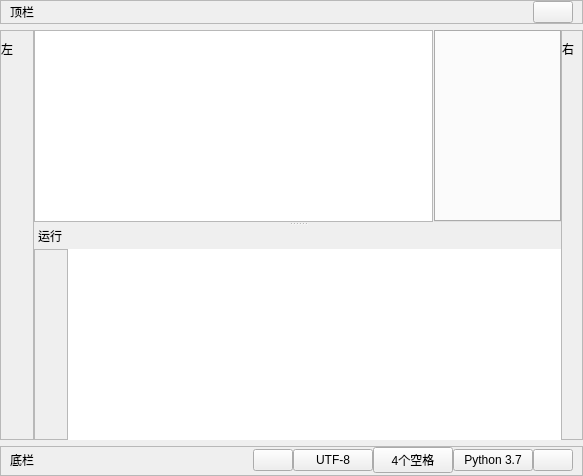
<?xml version="1.0" encoding="UTF-8"?>
<ui version="4.0">
 <class>Form</class>
 <widget class="QWidget" name="Form">
  <property name="geometry">
   <rect>
    <x>0</x>
    <y>0</y>
    <width>583</width>
    <height>476</height>
   </rect>
  </property>
  <property name="windowTitle">
   <string>Form</string>
  </property>
  <layout class="QVBoxLayout" name="verticalLayout_5">
   <property name="leftMargin">
    <number>0</number>
   </property>
   <property name="topMargin">
    <number>0</number>
   </property>
   <property name="rightMargin">
    <number>0</number>
   </property>
   <property name="bottomMargin">
    <number>0</number>
   </property>
   <item>
    <widget class="QFrame" name="frame_6">
     <property name="styleSheet">
      <string notr="true"/>
     </property>
     <property name="frameShape">
      <enum>QFrame::StyledPanel</enum>
     </property>
     <property name="frameShadow">
      <enum>QFrame::Raised</enum>
     </property>
     <layout class="QHBoxLayout" name="horizontalLayout_4">
      <property name="topMargin">
       <number>0</number>
      </property>
      <property name="bottomMargin">
       <number>0</number>
      </property>
      <item>
       <widget class="QLabel" name="label_4">
        <property name="text">
         <string>顶栏</string>
        </property>
       </widget>
      </item>
      <item>
       <spacer name="horizontalSpacer_2">
        <property name="orientation">
         <enum>Qt::Horizontal</enum>
        </property>
        <property name="sizeHint" stdset="0">
         <size>
          <width>40</width>
          <height>20</height>
         </size>
        </property>
       </spacer>
      </item>
      <item>
       <widget class="QPushButton" name="pushButton_5">
        <property name="text">
         <string/>
        </property>
        <property name="icon">
         <iconset resource="../sources/ide_sources.qrc">
          <normaloff>:/icon/icf_gear.svg</normaloff>:/icon/icf_gear.svg</iconset>
        </property>
       </widget>
      </item>
     </layout>
    </widget>
   </item>
   <item>
    <layout class="QHBoxLayout" name="horizontalLayout_2" stretch="0,100,0">
     <property name="spacing">
      <number>0</number>
     </property>
     <item>
      <widget class="QFrame" name="frame_3">
       <property name="styleSheet">
        <string notr="true">QPushButton{border:none;font-family: 微软雅黑}
QPushButton:hover{background: lightgray}</string>
       </property>
       <property name="frameShape">
        <enum>QFrame::StyledPanel</enum>
       </property>
       <property name="frameShadow">
        <enum>QFrame::Raised</enum>
       </property>
       <layout class="QVBoxLayout" name="verticalLayout_3">
        <property name="leftMargin">
         <number>0</number>
        </property>
        <property name="rightMargin">
         <number>0</number>
        </property>
        <item>
         <widget class="QLabel" name="label">
          <property name="text">
           <string>左</string>
          </property>
         </widget>
        </item>
        <item>
         <widget class="QPushButton" name="pushButton_4">
          <property name="layoutDirection">
           <enum>Qt::LeftToRight</enum>
          </property>
          <property name="text">
           <string/>
          </property>
          <property name="icon">
           <iconset resource="../sources/ide_sources.qrc">
            <normaloff>:/icon/24gf-folderOpen.svg</normaloff>:/icon/24gf-folderOpen.svg</iconset>
          </property>
          <property name="checkable">
           <bool>true</bool>
          </property>
         </widget>
        </item>
        <item>
         <spacer name="verticalSpacer_2">
          <property name="orientation">
           <enum>Qt::Vertical</enum>
          </property>
          <property name="sizeHint" stdset="0">
           <size>
            <width>20</width>
            <height>40</height>
           </size>
          </property>
         </spacer>
        </item>
       </layout>
      </widget>
     </item>
     <item>
      <widget class="QSplitter" name="splitter_2">
       <property name="orientation">
        <enum>Qt::Vertical</enum>
       </property>
       <widget class="QSplitter" name="splitter">
        <property name="orientation">
         <enum>Qt::Horizontal</enum>
        </property>
        <property name="handleWidth">
         <number>1</number>
        </property>
        <widget class="QFrame" name="frame_2">
         <property name="frameShape">
          <enum>QFrame::NoFrame</enum>
         </property>
         <property name="frameShadow">
          <enum>QFrame::Raised</enum>
         </property>
         <layout class="QVBoxLayout" name="verticalLayout_2">
          <property name="spacing">
           <number>0</number>
          </property>
          <property name="leftMargin">
           <number>0</number>
          </property>
          <property name="topMargin">
           <number>0</number>
          </property>
          <property name="rightMargin">
           <number>0</number>
          </property>
          <property name="bottomMargin">
           <number>0</number>
          </property>
          <item>
           <widget class="DragTreeView" name="treeView">
            <property name="acceptDrops">
             <bool>true</bool>
            </property>
            <property name="dragEnabled">
             <bool>true</bool>
            </property>
            <property name="dragDropOverwriteMode">
             <bool>false</bool>
            </property>
            <property name="dragDropMode">
             <enum>QAbstractItemView::DragDrop</enum>
            </property>
            <property name="defaultDropAction">
             <enum>Qt::MoveAction</enum>
            </property>
            <property name="alternatingRowColors">
             <bool>false</bool>
            </property>
            <property name="textElideMode">
             <enum>Qt::ElideNone</enum>
            </property>
           </widget>
          </item>
         </layout>
        </widget>
        <widget class="CodeTabWidget" name="tabWidget">
         <property name="currentIndex">
          <number>-1</number>
         </property>
         <property name="elideMode">
          <enum>Qt::ElideRight</enum>
         </property>
         <property name="tabsClosable">
          <bool>true</bool>
         </property>
         <property name="movable">
          <bool>true</bool>
         </property>
        </widget>
       </widget>
       <widget class="QWidget" name="layoutWidget">
        <layout class="QVBoxLayout" name="verticalLayout_6">
         <property name="spacing">
          <number>3</number>
         </property>
         <item>
          <widget class="QFrame" name="frame_8">
           <property name="frameShape">
            <enum>QFrame::NoFrame</enum>
           </property>
           <property name="frameShadow">
            <enum>QFrame::Raised</enum>
           </property>
           <layout class="QHBoxLayout" name="horizontalLayout">
            <property name="spacing">
             <number>0</number>
            </property>
            <property name="leftMargin">
             <number>0</number>
            </property>
            <property name="topMargin">
             <number>0</number>
            </property>
            <property name="rightMargin">
             <number>0</number>
            </property>
            <property name="bottomMargin">
             <number>0</number>
            </property>
            <item>
             <widget class="QLabel" name="label_5">
              <property name="text">
               <string>运行</string>
              </property>
              <property name="indent">
               <number>4</number>
              </property>
             </widget>
            </item>
            <item>
             <spacer name="horizontalSpacer_3">
              <property name="orientation">
               <enum>Qt::Horizontal</enum>
              </property>
              <property name="sizeHint" stdset="0">
               <size>
                <width>40</width>
                <height>20</height>
               </size>
              </property>
             </spacer>
            </item>
           </layout>
          </widget>
         </item>
         <item>
          <widget class="QFrame" name="frame_7">
           <property name="minimumSize">
            <size>
             <width>61</width>
             <height>0</height>
            </size>
           </property>
           <property name="frameShape">
            <enum>QFrame::NoFrame</enum>
           </property>
           <property name="frameShadow">
            <enum>QFrame::Raised</enum>
           </property>
           <layout class="QHBoxLayout" name="horizontalLayout_5">
            <property name="spacing">
             <number>0</number>
            </property>
            <property name="leftMargin">
             <number>0</number>
            </property>
            <property name="topMargin">
             <number>0</number>
            </property>
            <property name="rightMargin">
             <number>0</number>
            </property>
            <property name="bottomMargin">
             <number>0</number>
            </property>
            <item>
             <widget class="QFrame" name="frame">
              <property name="frameShape">
               <enum>QFrame::StyledPanel</enum>
              </property>
              <property name="frameShadow">
               <enum>QFrame::Raised</enum>
              </property>
              <layout class="QVBoxLayout" name="verticalLayout">
               <property name="spacing">
                <number>3</number>
               </property>
               <property name="leftMargin">
                <number>0</number>
               </property>
               <property name="topMargin">
                <number>0</number>
               </property>
               <property name="rightMargin">
                <number>0</number>
               </property>
               <property name="bottomMargin">
                <number>0</number>
               </property>
               <item>
                <widget class="QPushButton" name="pushButton">
                 <property name="cursor">
                  <cursorShape>PointingHandCursor</cursorShape>
                 </property>
                 <property name="styleSheet">
                  <string notr="true">QPushButton{border:none}</string>
                 </property>
                 <property name="text">
                  <string/>
                 </property>
                 <property name="icon">
                  <iconset resource="../sources/ide_sources.qrc">
                   <normaloff>:/icon/运行，调试.svg</normaloff>:/icon/运行，调试.svg</iconset>
                 </property>
                 <property name="iconSize">
                  <size>
                   <width>13</width>
                   <height>13</height>
                  </size>
                 </property>
                </widget>
               </item>
               <item>
                <spacer name="verticalSpacer">
                 <property name="orientation">
                  <enum>Qt::Vertical</enum>
                 </property>
                 <property name="sizeHint" stdset="0">
                  <size>
                   <width>20</width>
                   <height>40</height>
                  </size>
                 </property>
                </spacer>
               </item>
              </layout>
             </widget>
            </item>
            <item>
             <widget class="QTextBrowser" name="textBrowser">
              <property name="frameShape">
               <enum>QFrame::NoFrame</enum>
              </property>
             </widget>
            </item>
           </layout>
          </widget>
         </item>
        </layout>
       </widget>
      </widget>
     </item>
     <item>
      <widget class="QFrame" name="frame_4">
       <property name="frameShape">
        <enum>QFrame::StyledPanel</enum>
       </property>
       <property name="frameShadow">
        <enum>QFrame::Raised</enum>
       </property>
       <layout class="QVBoxLayout" name="verticalLayout_4">
        <property name="leftMargin">
         <number>0</number>
        </property>
        <property name="rightMargin">
         <number>0</number>
        </property>
        <item>
         <widget class="QLabel" name="label_2">
          <property name="text">
           <string>右</string>
          </property>
         </widget>
        </item>
        <item>
         <spacer name="verticalSpacer_3">
          <property name="orientation">
           <enum>Qt::Vertical</enum>
          </property>
          <property name="sizeHint" stdset="0">
           <size>
            <width>20</width>
            <height>40</height>
           </size>
          </property>
         </spacer>
        </item>
       </layout>
      </widget>
     </item>
    </layout>
   </item>
   <item>
    <widget class="QFrame" name="frame_5">
     <property name="styleSheet">
      <string notr="true"/>
     </property>
     <property name="frameShape">
      <enum>QFrame::StyledPanel</enum>
     </property>
     <property name="frameShadow">
      <enum>QFrame::Raised</enum>
     </property>
     <layout class="QHBoxLayout" name="horizontalLayout_3">
      <property name="spacing">
       <number>0</number>
      </property>
      <property name="topMargin">
       <number>0</number>
      </property>
      <property name="bottomMargin">
       <number>2</number>
      </property>
      <item>
       <widget class="QLabel" name="label_3">
        <property name="styleSheet">
         <string notr="true"/>
        </property>
        <property name="text">
         <string>底栏</string>
        </property>
       </widget>
      </item>
      <item>
       <spacer name="horizontalSpacer">
        <property name="orientation">
         <enum>Qt::Horizontal</enum>
        </property>
        <property name="sizeHint" stdset="0">
         <size>
          <width>40</width>
          <height>20</height>
         </size>
        </property>
       </spacer>
      </item>
      <item>
       <widget class="QPushButton" name="pushButton_8">
        <property name="text">
         <string/>
        </property>
       </widget>
      </item>
      <item>
       <widget class="QPushButton" name="pushButton_7">
        <property name="text">
         <string>UTF-8</string>
        </property>
       </widget>
      </item>
      <item>
       <widget class="QPushButton" name="pushButton_6">
        <property name="text">
         <string>4个空格</string>
        </property>
       </widget>
      </item>
      <item>
       <widget class="QPushButton" name="pushButton_2">
        <property name="text">
         <string>Python 3.7</string>
        </property>
       </widget>
      </item>
      <item>
       <widget class="QPushButton" name="pushButton_3">
        <property name="text">
         <string/>
        </property>
        <property name="icon">
         <iconset resource="../sources/ide_sources.qrc">
          <normaloff>:/icon/icf_lock_open.svg</normaloff>:/icon/icf_lock_open.svg</iconset>
        </property>
        <property name="iconSize">
         <size>
          <width>15</width>
          <height>15</height>
         </size>
        </property>
       </widget>
      </item>
     </layout>
    </widget>
   </item>
  </layout>
 </widget>
 <customwidgets>
  <customwidget>
   <class>DragTreeView</class>
   <extends>QTreeView</extends>
   <header location="global">components</header>
  </customwidget>
  <customwidget>
   <class>CodeTabWidget</class>
   <extends>QTabWidget</extends>
   <header location="global">components</header>
   <container>1</container>
  </customwidget>
 </customwidgets>
 <resources>
  <include location="../sources/ide_sources.qrc"/>
 </resources>
 <connections/>
</ui>
